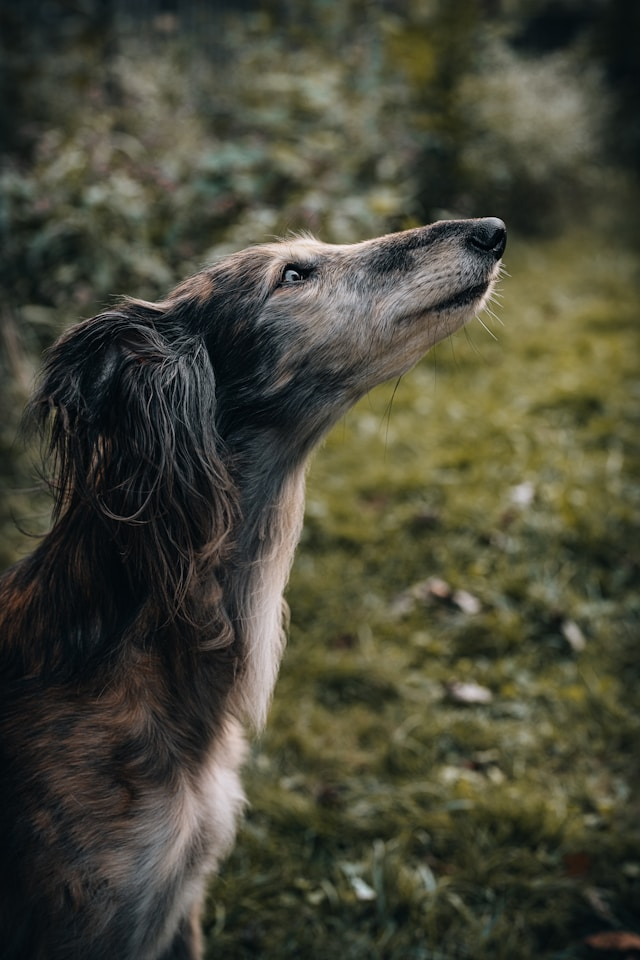
#> input picture Assignments/assignment4/ImageProcess/imgs/jackie.jpg, 640 x 960 px, found by its file name
$ python 7_c_sharp_img.py   (older library calls are emulated)
#> lines starting #> are read from the running program, lines starting #| are printed output that depends on the picture
#!/usr/bin/python

import cv2
import numpy as np
import os
import sys

# read image
image_path = os.path.join('.', 'imgs', 'jackie.jpg')

img = cv2.imread (image_path)
#> img is the input picture: shape (960, 640, 3); mean B, G, R 56.3, 71.9, 71.8

if img is None:
    sys.exit("Could not read the image.")

sharpened_img = cv2.Laplacian(img, cv2.CV_64F)
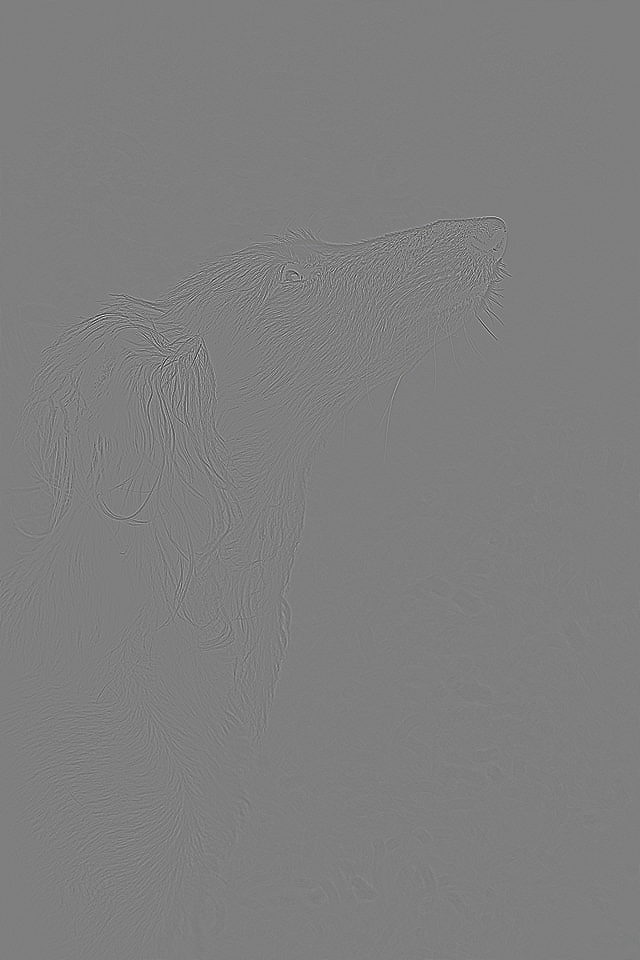
#> sharpened_img: shape (960, 640, 3) float64; mean B, G, R 0, 0, 0; drawn with min black and max white


cv2.imshow("original", img)
cv2.imshow("sharpened", sharpened_img)
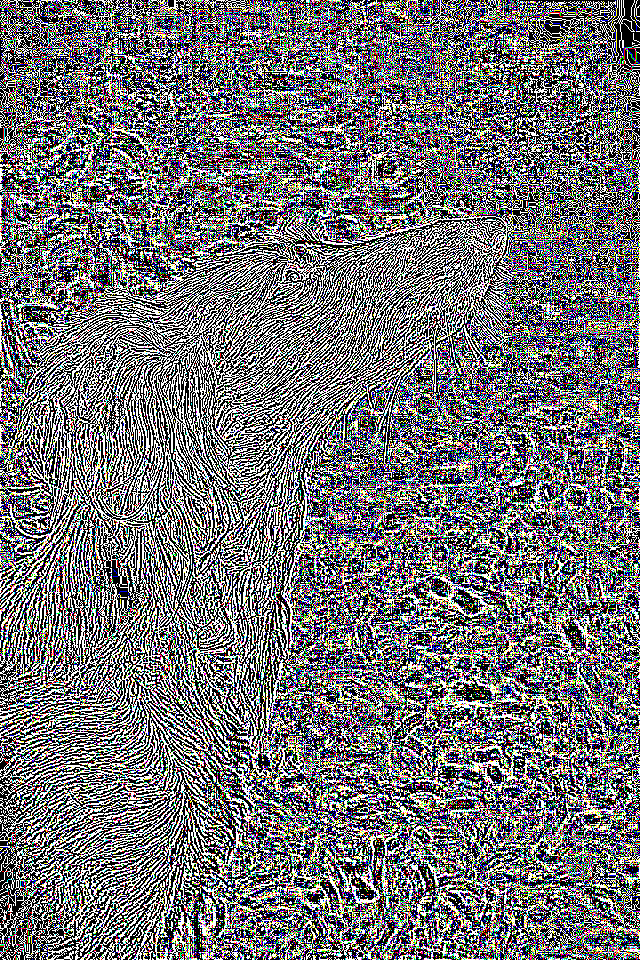
#> window 'sharpened': shape (960, 640, 3); mean B, G, R 115.3, 113.2, 113.8

cv2.waitKey(0)
# Release the VideoCapture object and close all windows
cv2.destroyAllWindows()

$ run again, with Assignments/assignment4/ImageProcess/imgs/Goldhill_2.jpg copied over Assignments/assignment4/ImageProcess/imgs/jackie.jpg
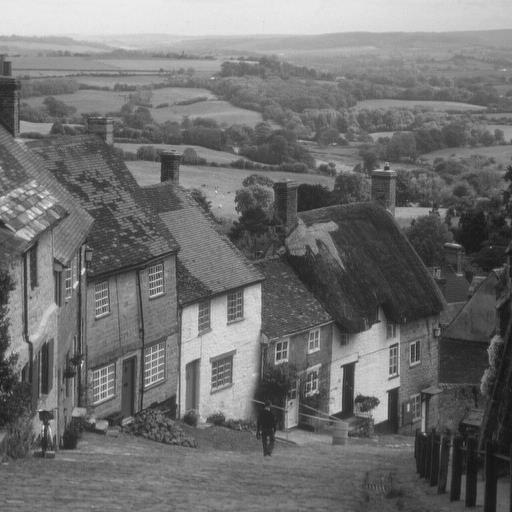
#> input picture Assignments/assignment4/ImageProcess/imgs/Goldhill_2.jpg, 512 x 512 px, found by its file name
#> img is the input picture: shape (512, 512, 3); min 16, max 242, mean 112.2
#> `sharpened_img = cv2.Laplacian(img, cv2.CV_64F)`:
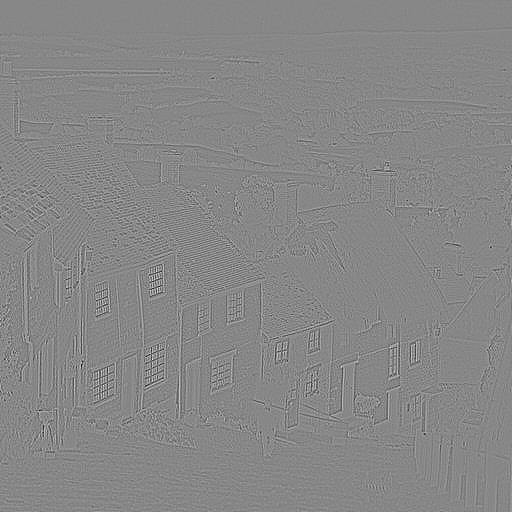
#> sharpened_img: shape (512, 512, 3) float64; min -273, max 242, mean 0; drawn with min black and max white
#> `cv2.imshow("sharpened", sharpened_img)`:
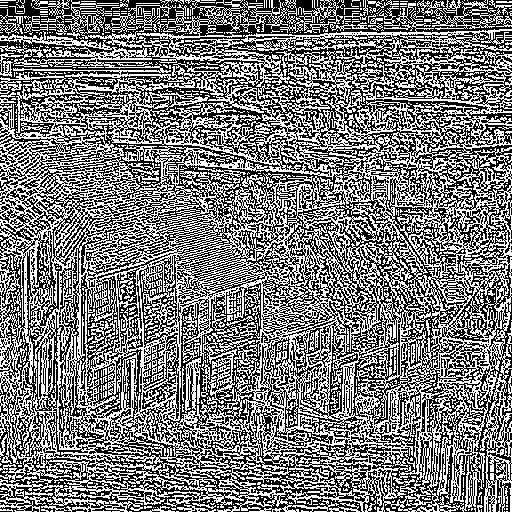
#> window 'sharpened': shape (512, 512, 3); 48.1% white in thin lines or dots
